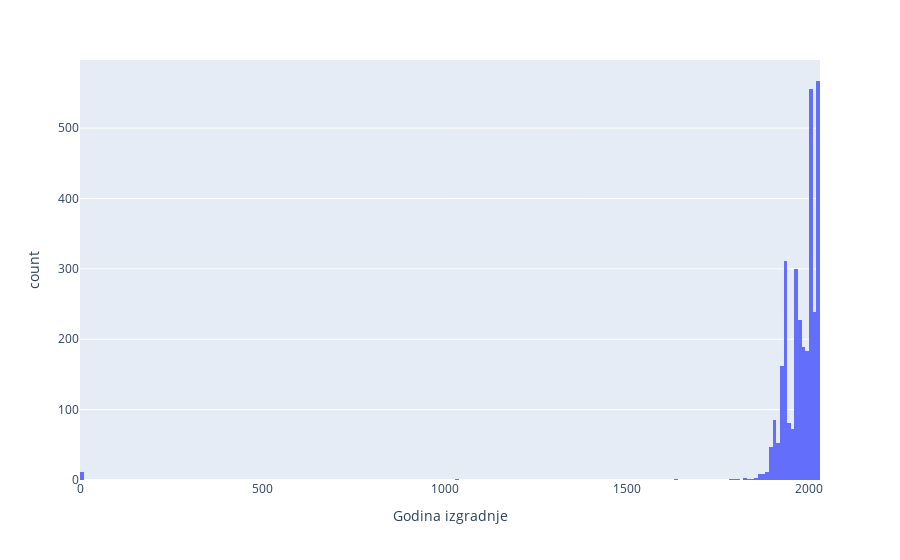

Notebook cell for this chart:
### Code cell
fig = px.histogram(df, x="Godina izgradnje")
fig

### Figure 1 — Plotly figure (JSON) as saved in the notebook; plotly's stock layout.template omitted (floating-point values rounded to 4 significant figures; data arrays with more than 128 entries replaced by an {"elided": "..."} marker saying what was removed)
{"data": [{"alignmentgroup": "True", "bingroup": "x", "hovertemplate": "Godina izgradnje=%{x}<br>count=%{y}<extra></extra>", "legendgroup": "", "marker": {"color": "#636efa", "pattern": {"shape": ""}}, "name": "", "offsetgroup": "", "orientation": "v", "showlegend": false, "type": "histogram", "x": {"elided": "4122 mixed values"}, "xaxis": "x", "yaxis": "y"}], "layout": {"barmode": "relative", "legend": {"tracegroupgap": 0}, "margin": {"t": 60}, "xaxis": {"anchor": "y", "domain": [0, 1], "title": {"text": "Godina izgradnje"}}, "yaxis": {"anchor": "x", "domain": [0, 1], "title": {"text": "count"}}}}
